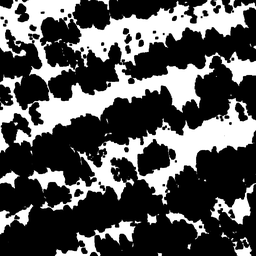
#> input picture imgs/mask/img_t006.png, 256 x 256 px, shrunk from 1000 x 1000 before the run
$ jupyter execute --allow-errors 'Lloyds clustering.ipynb'
#> lines starting #> are read from the running program, lines starting #| are printed output that depends on the picture
[cell 1]
import numpy as np
import matplotlib.pyplot as plt
from tqdm import tqdm

[cell 2]
#Load dataset

import os

images_path = './imgs/original/'

def load_images_to_dict(path='C:/Users/rohil/Downloads/Uni Bonn/WiSe 2020-21/PR 1/Project_02/project_02/imgs/original/', suffix='.png') -> dict:
    '''
    Loads all png files found in path
    :param path: path to folder containing images
    :return: list of numpy arrays containing loaded png files
    '''
#> called with path = './imgs/mask/', suffix = '.png'

    assert os.path.exists(path)
    png_names = [f for f in os.listdir(path) if f.endswith(suffix)]
    imgs = {}

    if len(png_names) == 0:
        print(f"No PNG files found in {path}\n returning empty dict.")

    try:
        # try to load all images in png_names
        imgs = {f: plt.imread(os.path.join(path, f)) for f in png_names}
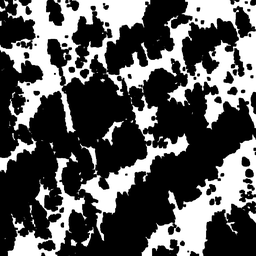
#> input picture imgs/mask/img_t015.png, 256 x 256 px, shrunk from 1000 x 1000 before the run
    except FileNotFoundError as fnf:
        print(fnf)

    return imgs


def move_color_axis(img, source, target):

    return np.moveaxis(img, source, target)

[cell 3]
#
# Load all images and apply their masks to them
#


# keys are file names and values are the images
masks: dict = load_images_to_dict('./imgs/mask/')
#> masks = 2 items
imgs: dict = load_images_to_dict('./imgs/original')
#> call 2 of load_images_to_dict, with path = './imgs/original', suffix = '.png'
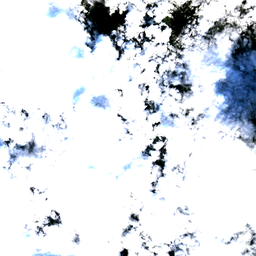
#> input picture imgs/original/img_t000.png, 256 x 256 px, shrunk from 1000 x 1000 before the run
#> imgs = 1 item

# masks and images have the same filename
img_names = list(imgs.keys())
#> img_names = ['img_t000.png']
mask_names = list(masks.keys())
#> mask_names = ['img_t006.png', 'img_t015.png']
print(img_names)
#| ['img_t000.png']
print(mask_names)
#| ['img_t006.png', 'img_t015.png']
print(f"image shape: {imgs[img_names[0]].shape}")
#| image shape: (256, 256, 3)

# apply masks to images
masked = {}
#> (the rest of this cell did not finish here and is left out)

[cell 4]
n = 'img_t015.png'
f, (ax1, ax2, ax3) = plt.subplots(1,3, dpi=150, sharex=True, sharey=True)
# f.suptitle(n)
#> (the rest of this cell did not finish here and is left out)

[cell 5]
# How many different RGB values do the images have?
im = np.array(list(masked.values())).reshape(-1, 3) * 255 # reshape and unnormalize
n_colors = np.unique(im,axis=0)

print(f"Different colors of ground pixels: {n_colors.shape[0]}")

[cell 6]
n_colors.shape

[cell 7]
import cv2 as cv
img = cv.imread(images_path + 'img_t006.png')
#> img is the input picture: shape (256, 256, 3); min 0, max 255, mean 84.9
plt.imshow(img)

[cell 8]
print(img.shape)
#| (256, 256, 3)
img = img.reshape(-1,3)
img.shape
#> Out = (65536, 3)
